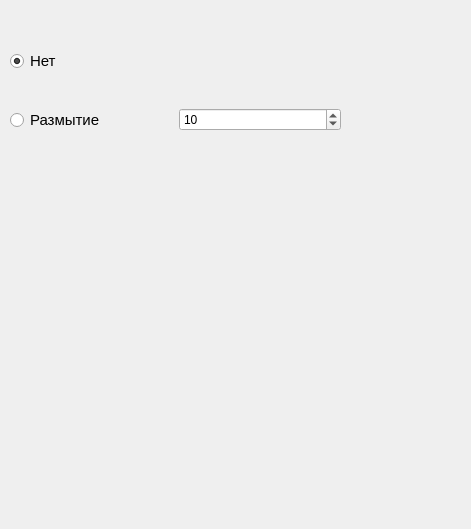
      <widget class="QWidget" name="page">
       <property name="geometry">
        <rect>
         <x>0</x>
         <y>0</y>
         <width>471</width>
         <height>529</height>
        </rect>
       </property>
       <attribute name="label">
        <string>Размытие</string>
       </attribute>
       <widget class="QWidget" name="gridLayoutWidget_8">
        <property name="geometry">
         <rect>
          <x>10</x>
          <y>20</y>
          <width>331</width>
          <height>141</height>
         </rect>
        </property>
        <layout class="QGridLayout" name="gridLayout_4">
         <item row="1" column="0">
          <widget class="QRadioButton" name="blur">
           <property name="font">
            <font>
             <pointsize>11</pointsize>
             <weight>50</weight>
             <bold>false</bold>
            </font>
           </property>
           <property name="text">
            <string>Размытие</string>
           </property>
           <attribute name="buttonGroup">
            <string notr="true">group_blur</string>
           </attribute>
          </widget>
         </item>
         <item row="0" column="0">
          <widget class="QRadioButton" name="no_blur">
           <property name="font">
            <font>
             <pointsize>11</pointsize>
             <weight>50</weight>
             <bold>false</bold>
            </font>
           </property>
           <property name="text">
            <string>Нет</string>
           </property>
           <property name="checked">
            <bool>true</bool>
           </property>
           <attribute name="buttonGroup">
            <string notr="true">group_blur</string>
           </attribute>
          </widget>
         </item>
         <item row="1" column="1">
          <widget class="QSpinBox" name="blur_spin">
           <property name="alignment">
            <set>Qt::AlignLeading|Qt::AlignLeft|Qt::AlignVCenter</set>
           </property>
           <property name="buttonSymbols">
            <enum>QAbstractSpinBox::UpDownArrows</enum>
           </property>
           <property name="minimum">
            <number>1</number>
           </property>
           <property name="maximum">
            <number>15</number>
           </property>
           <property name="value">
            <number>10</number>
           </property>
          </widget>
         </item>
        </layout>
       </widget>
      </widget>
